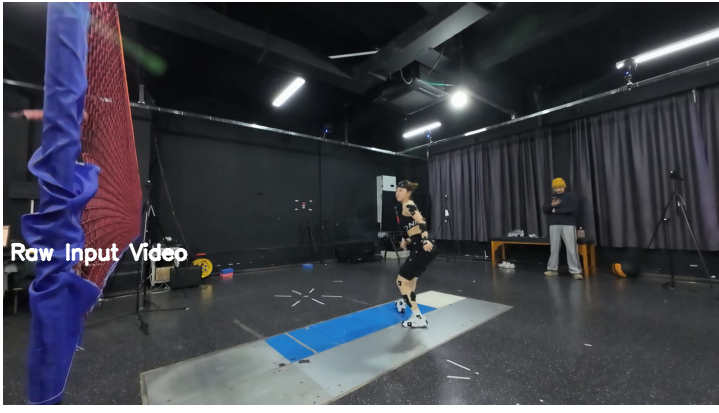
#> input picture docs/demo_content/slider_before.png, 719 x 413 px, found by its file name
$ python generate_static_comparison.py
#> lines starting #> are read from the running program, lines starting #| are printed output that depends on the picture
import cv2
import numpy as np
from pathlib import Path

def create_static_comparison(base_dir):
    out_dir = base_dir / "docs/demo_content"
    before_path = out_dir / "slider_before.png"
    after_path = out_dir / "slider_after.png"

    if not before_path.exists() or not after_path.exists():
        print("Source images not found!")
        return

    img_before = cv2.imread(str(before_path))
#> img_before is the input picture: shape (413, 719, 3); mean B, G, R 72.8, 65.1, 63.9
    img_after = cv2.imread(str(after_path))
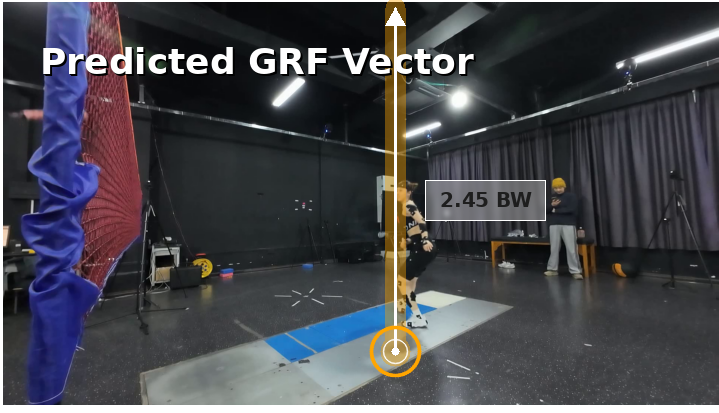
#> input picture docs/demo_content/slider_after.png, 719 x 413 px, found by its file name
#> img_after is the input picture: shape (413, 719, 3); mean B, G, R 76, 70.2, 70

    # We want a side-by-side comparison
    h1, w1 = img_before.shape[:2]
#> h1 = 413; w1 = 719
    h2, w2 = img_after.shape[:2]
#> h2 = 413; w2 = 719

    # Make them same height
    min_h = min(h1, h2)
#> min_h = 413
    img_before = img_before[:min_h, :]
    img_after = img_after[:min_h, :]

    h, w = img_before.shape[:2]
#> h = 413; w = 719

    # Create a blank canvas
    padding = 10
    total_w = w * 2 + padding
#> total_w = 1448
    canvas = np.zeros((h, total_w, 3), dtype=np.uint8)
    canvas.fill(255) # white background/divider
#> canvas: shape (413, 1448, 3); every value is 255

    # Place images
    canvas[:, :w] = img_before
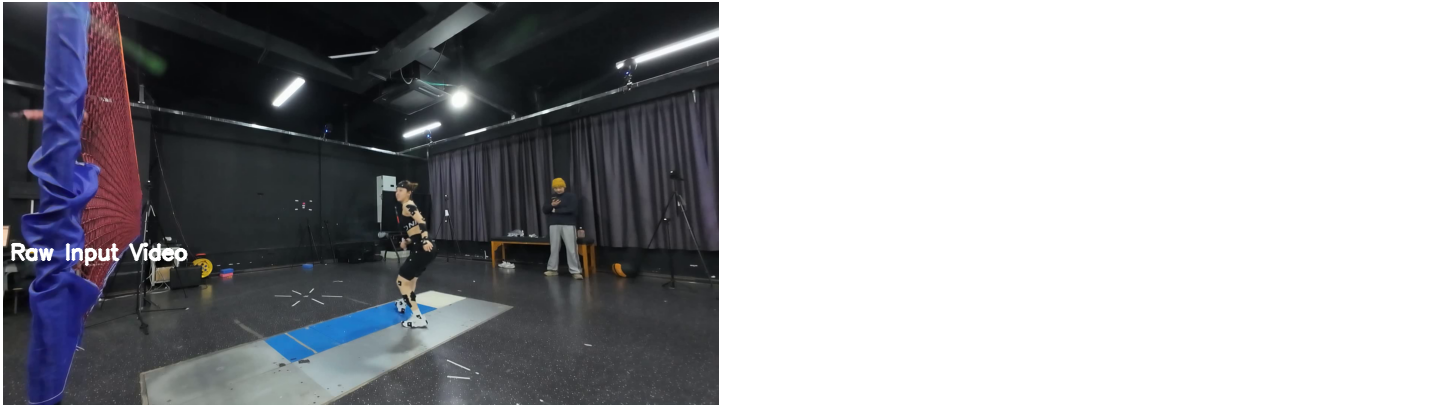
#> canvas: shape (413, 1448, 3); mean of channels 0, 1, 2 164.5, 160.7, 160.1; drawn as B, G, R
    canvas[:, w+padding:] = img_after
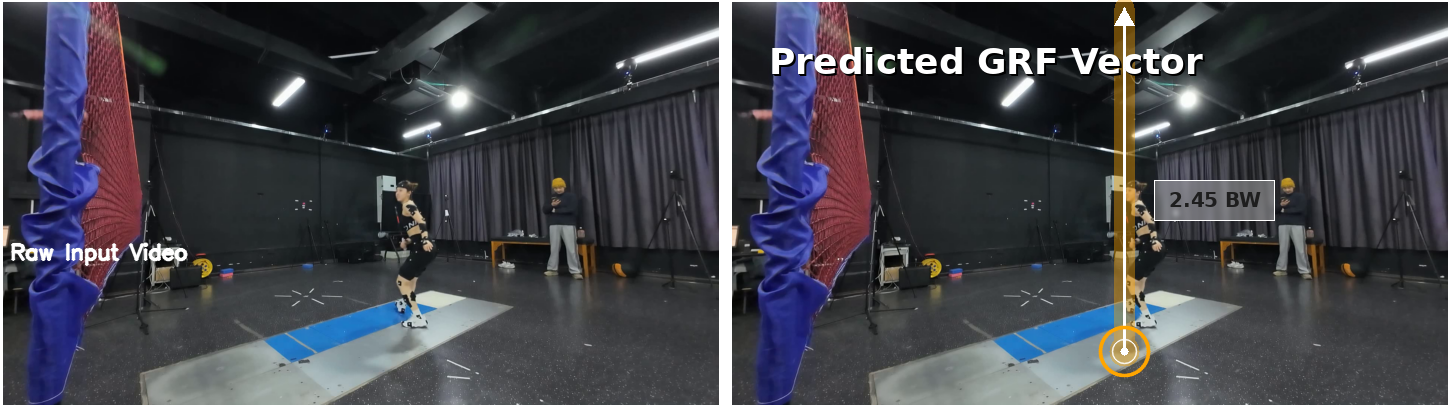
#> canvas: shape (413, 1448, 3); mean of channels 0, 1, 2 75.7, 68.9, 68.3; drawn as B, G, R

    out_path = out_dir / "readme_comparison.png"
    cv2.imwrite(str(out_path), canvas)
    print(f"Created {out_path}")

if __name__ == "__main__":
    base_dir = Path("/home/nky/BadmintonGRF")
    create_static_comparison(base_dir)
